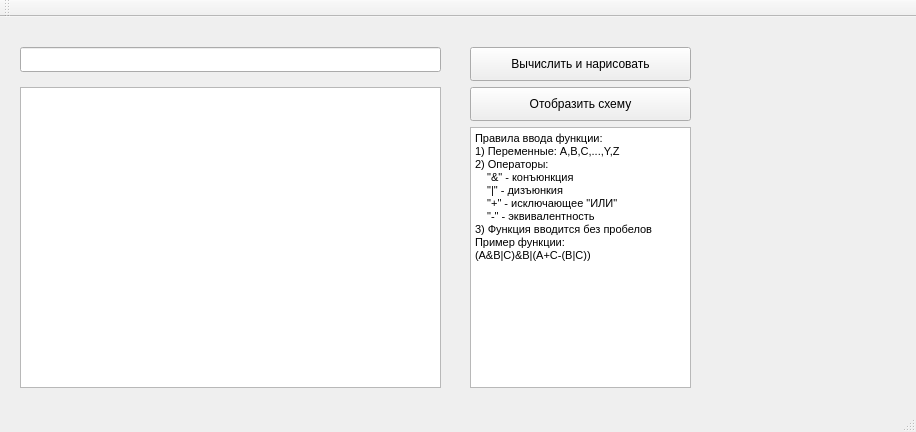
<?xml version="1.0" encoding="UTF-8"?>
<ui version="4.0">
 <class>WelcomeWindowClass</class>
 <widget class="QMainWindow" name="WelcomeWindowClass">
  <property name="geometry">
   <rect>
    <x>0</x>
    <y>0</y>
    <width>916</width>
    <height>432</height>
   </rect>
  </property>
  <property name="windowTitle">
   <string>WelcomeWindow</string>
  </property>
  <widget class="QWidget" name="centralWidget">
   <widget class="QLineEdit" name="lineEdit">
    <property name="geometry">
     <rect>
      <x>20</x>
      <y>30</y>
      <width>421</width>
      <height>25</height>
     </rect>
    </property>
   </widget>
   <widget class="QPushButton" name="pushButton">
    <property name="geometry">
     <rect>
      <x>470</x>
      <y>30</y>
      <width>221</width>
      <height>34</height>
     </rect>
    </property>
    <property name="text">
     <string>Вычислить и нарисовать</string>
    </property>
   </widget>
   <widget class="QPushButton" name="pushButton_2">
    <property name="geometry">
     <rect>
      <x>470</x>
      <y>70</y>
      <width>221</width>
      <height>34</height>
     </rect>
    </property>
    <property name="text">
     <string>Отобразить схему</string>
    </property>
   </widget>
   <widget class="QListWidget" name="listWidget">
    <property name="geometry">
     <rect>
      <x>20</x>
      <y>70</y>
      <width>421</width>
      <height>301</height>
     </rect>
    </property>
   </widget>
   <widget class="QTextEdit" name="textEdit">
    <property name="geometry">
     <rect>
      <x>470</x>
      <y>110</y>
      <width>221</width>
      <height>261</height>
     </rect>
    </property>
    <property name="html">
     <string>&lt;!DOCTYPE HTML PUBLIC &quot;-//W3C//DTD HTML 4.0//EN&quot; &quot;http://www.w3.org/TR/REC-html40/strict.dtd&quot;&gt;
&lt;html&gt;&lt;head&gt;&lt;meta name=&quot;qrichtext&quot; content=&quot;1&quot; /&gt;&lt;style type=&quot;text/css&quot;&gt;
p, li { white-space: pre-wrap; }
&lt;/style&gt;&lt;/head&gt;&lt;body style=&quot; font-family:'MS Shell Dlg 2'; font-size:8pt; font-weight:400; font-style:normal;&quot;&gt;
&lt;p style=&quot; margin-top:0px; margin-bottom:0px; margin-left:0px; margin-right:0px; -qt-block-indent:0; text-indent:0px;&quot;&gt;Правила ввода функции:&lt;br /&gt;1) Переменные: A,B,C,...,Y,Z&lt;br /&gt;2) Операторы:&lt;br /&gt;    &amp;quot;&amp;amp;&amp;quot; - конъюнкция&lt;br /&gt;    &amp;quot;|&amp;quot; - дизъюнкия&lt;/p&gt;
&lt;p style=&quot; margin-top:0px; margin-bottom:0px; margin-left:0px; margin-right:0px; -qt-block-indent:0; text-indent:0px;&quot;&gt;    &amp;quot;+&amp;quot; - исключающее &amp;quot;ИЛИ&amp;quot;&lt;/p&gt;
&lt;p style=&quot; margin-top:0px; margin-bottom:0px; margin-left:0px; margin-right:0px; -qt-block-indent:0; text-indent:0px;&quot;&gt;    &amp;quot;-&amp;quot; - эквивалентность&lt;br /&gt;3) Функция вводится без пробелов&lt;br /&gt;Пример функции:&lt;br /&gt;(A&amp;amp;B|C)&amp;amp;B|(A+C-(B|C))&lt;/p&gt;&lt;/body&gt;&lt;/html&gt;</string>
    </property>
   </widget>
  </widget>
  <widget class="QMenuBar" name="menuBar">
   <property name="geometry">
    <rect>
     <x>0</x>
     <y>0</y>
     <width>916</width>
     <height>31</height>
    </rect>
   </property>
  </widget>
  <widget class="QToolBar" name="mainToolBar">
   <attribute name="toolBarArea">
    <enum>TopToolBarArea</enum>
   </attribute>
   <attribute name="toolBarBreak">
    <bool>false</bool>
   </attribute>
  </widget>
  <widget class="QStatusBar" name="statusBar"/>
 </widget>
 <layoutdefault spacing="6" margin="11"/>
 <resources>
  <include location="WelcomeWindow.qrc"/>
 </resources>
 <connections/>
</ui>
